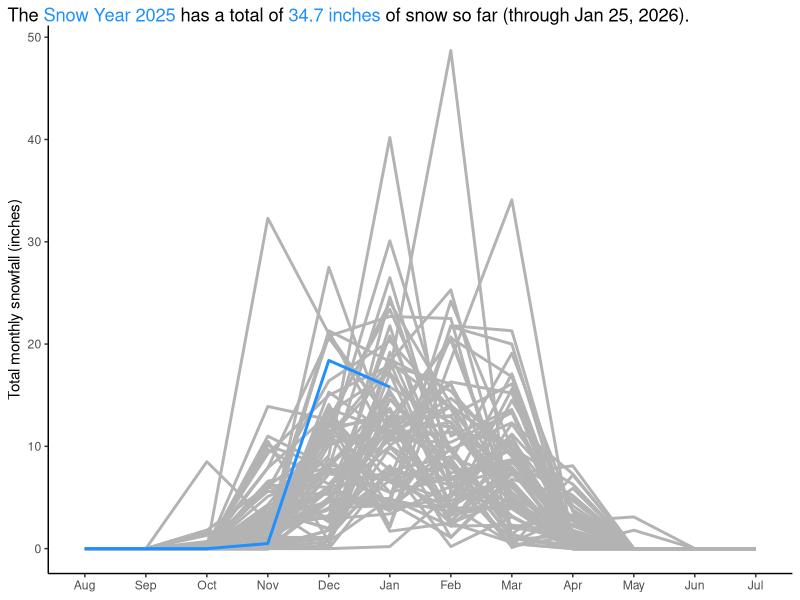

Source code (R):
library(tidyverse)
library(lubridate)
library(glue)
library(ggtext)

setwd("/Users/takayukitamura/Documents/R_Computing/pittsburgh_snow_data")

# -----------------------------
# 1) Read data
# -----------------------------

# pit <- read_csv("/Users/takayukitamura/Desktop/4209937.csv")
# 
# updates <- read_csv("/Users/takayukitamura/Desktop/4215227.csv") %>%
#   filter(DATE >= "2026-01-19")
# 
# pit <- rbind(pit, updates)
# 
# write_csv(pit, "pit.csv")

pittsburgh <- read_csv("pit.csv") %>% 
  rename_all(tolower)

pittsburgh <- pittsburgh %>% 
  mutate(date = ymd(date)) %>%
  select(date, snow) %>%
  drop_na(date, snow)

# -----------------------------
# 2) Define snow year + snow-season month index (Aug..Jul)
#    Your snow_year definition: July 1 boundary
#    snow_year 2025 = 2025-07-01 to 2026-06-30
# -----------------------------
snow_df <- pittsburgh %>%
  mutate(
    cal_year = year(date),
    month    = month(date),
    snow_year = if_else(date < ymd(glue("{cal_year}-07-01")),
                        cal_year - 1, cal_year),
    season_m = if_else(month >= 8, month - 7, month + 5)   # Aug=1 ... Jul=12
  )

# -----------------------------
# 3) Identify the latest snow year in your file and its last available season month
# -----------------------------
last_date <- max(snow_df$date, na.rm = TRUE)

current_snow_year <- snow_df %>%
  filter(date == last_date) %>%
  slice(1) %>%
  pull(snow_year)

last_season_m <- snow_df %>%
  filter(date == last_date) %>%
  slice(1) %>%
  pull(season_m)

# -----------------------------
# 4) Monthly totals by snow_year + season_m
#    Then complete every snow_year to 12 months
#    Key logic:
#      - for current_snow_year, months AFTER last_season_m => NA (stop line)
#      - all other missing months => 0 (keep full curves)
# -----------------------------
monthly <- snow_df %>%
  group_by(snow_year, season_m) %>%
  summarise(snow_in = sum(snow, na.rm = TRUE), .groups = "drop") %>%
  complete(snow_year, season_m = 1:12) %>%
  arrange(snow_year, season_m) %>%
  mutate(
    snow_in = case_when(
      snow_year == current_snow_year & season_m > last_season_m ~ NA_real_,  # STOP line
      TRUE ~ replace_na(snow_in, 0)                                          # fill past gaps
    )
  )

# Total snowfall so far for the current snow year
total_snow_so_far <- monthly %>%
  filter(snow_year == current_snow_year) %>%
  summarise(total = sum(snow_in, na.rm = TRUE)) %>%
  pull(total)

# -----------------------------
# 5) Plot: highlight current snow year
# -----------------------------
monthly %>%
  mutate(
    season_lab = factor(
      season_m, levels = 1:12,
      labels = c("Aug","Sep","Oct","Nov","Dec","Jan","Feb","Mar","Apr","May","Jun","Jul")
    ),
    is_current = snow_year == current_snow_year
  ) %>%
  ggplot(aes(x = season_lab, y = snow_in, group = snow_year, color = is_current)) +
  geom_line(show.legend = FALSE, linewidth = 1) +
  scale_color_manual(values = c("TRUE" = "dodgerblue", "FALSE" = "gray70")) +
  labs(
    x = NULL,
    y = "Total monthly snowfall (inches)",
    title = glue(
      "The <span style='color:dodgerblue'>Snow Year {current_snow_year}</span> has a total of
      <span style='color:dodgerblue'>{round(total_snow_so_far, 1)} inches</span> of snow so far
      (through {format(last_date, '%b %d, %Y')})."
    )
  ) +
  theme(
    plot.title.position = "plot",
    plot.title = element_textbox_simple(),
    panel.background = element_blank(),
    panel.grid = element_blank(),
    axis.line = element_line()
  )
